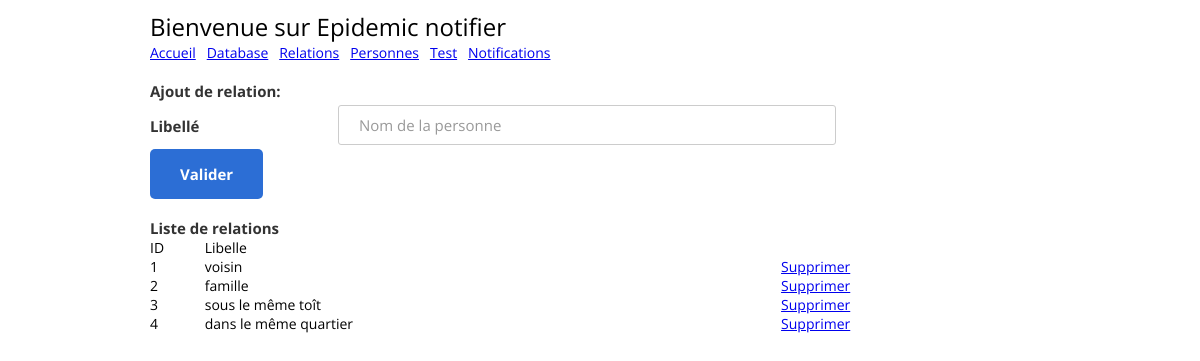
The app's page /relations, older data.
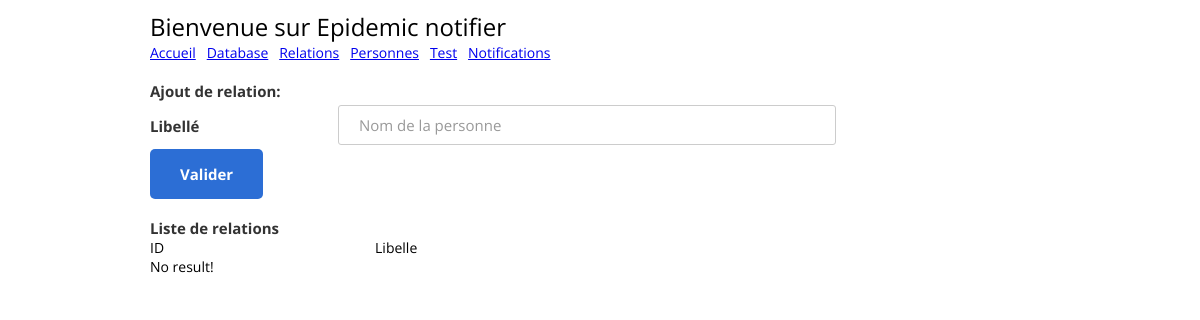
The same page, newer data.
### tables this page shows
CREATE TABLE relations ( 
            id integer PRIMARY KEY,    
            libelle text UNIQUE
            );

### app.py (the view)
@app.route("/relations")
def home_relation():
    relations = Relation().get_all()
    return render_template("relation.html", relations=relations)

### treatment/db/relation.py (called while the page is built)
    def get_all(self):
        self.cur.execute("SELECT  * FROM relations ORDER BY id ASC")
        rows = self.cur.fetchall()
        return [RRelation(row[0], row[1]) for row in rows]

### templates/relation.html (shortened to what this page needs)
<!DOCTYPE html>
<html>
  <head>
    {% include 'inc/header.html' %}
  </head>
  <body>
    <div class="page-wrapper bg-dark p-t-100 p-b-50">
      <div class="wrapper wrapper--w900">
        <form action="/relations" method="POST" onsubmit="return validate_form_relation();">
          <div class="card card-6">
            <div class="card-heading">
              {% include 'inc/header_menu.html' %}
            </div>
            <div class="card-body">
              <div class="label-row">Ajout de relation: </div>
              <div class="form-row">
                <div class="name">Libell&eacute;</div>
                <div class="value">
                  <input class="input--style-6" type="text" id="libelle" name="libelle" value="" placeholder="Nom de la personne" size="32" autocomplete="false">
                </div>
              </div>
            </div>
          </div>
          <div class="card-footer">
            <button class="btn btn--radius-2 btn--blue-2" id="btnvalid_relation" type="submit">Valider</button>
          </div>
        </form>
        <br/>
        <div class="card card-6">
          <div class="card-body">
            <div class="label-row">Liste de relations</div>
            <table width="100%">
              <thead>
                <td>ID</td>
                <td>Libelle</td>
                <td></td>
              </thead>
              <tbody>
                {% if relations %}
                  {% for r in relations %}
                    <tr>
                      <td>{{ r.id }}</td>
                      <td>{{ r.libelle }}</td>
                      <td><a href="javascript:;" onclick="javascript:confirm_delete('relations/delete/{{ r.id }}');">Supprimer</td>
                    </tr>
                  {% endfor %}
                {% else %}
                  <tr><td colspan="7">No result!</td></tr>
                {% endif %}
              </tbody>
            </table>
          </div>
        </div>
      </div>
    </div>
  </body>
</html>

Row changes from the older to the newer data that the page shows:
removed relations: id "1", libelle "voisin"
removed relations: id "2", libelle "famille"
removed relations: id "3", libelle "sous le même toît"
removed relations: id "4", libelle "dans le même quartier"
Text that changed along with them:
text now shown: "No result!"
